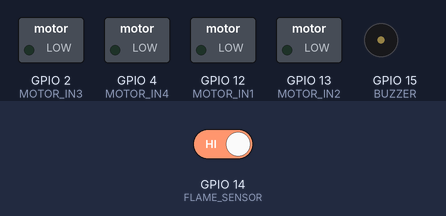
The sketch below on a simulated ESP32. On the bench: switched loads named in the sketch (green lamp = pin HIGH), buzzer (waves = sounding, pin HIGH). The test bench sets the inputs (shaded band); at power-on: GPIO 14 (FLAME_SENSOR) HIGH. Nothing arrives over Bluetooth unless stated; the modem accepts every AT command (registered, SIM ready, sends succeed) and sends nothing else; what the sketch prints to the serial monitor is not drawn.

Above: at 1.2 s.
1.3 s: GPIO 14 (FLAME_SENSOR) driven LOW
At 2.4 s:
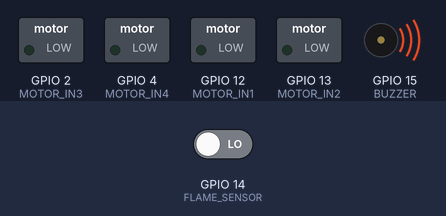
Timing chart, 0 to 4.3 s (numbered marks = the images above; inputs shaded):
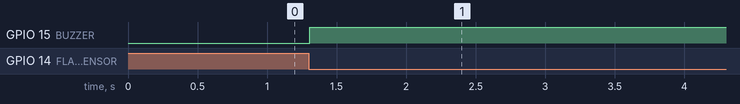

The sketch:

FlameWatchRover.ino
```cpp
// Flame Watch Smart Mobile Rover
// Main Arduino Sketch
// NOTE: This file contains the code provided by the user, reformatted for GitHub.
// Some portions of the original snippet were incomplete/truncated and may require
// compilation fixes before deployment.

#include "esp_camera.h"
#include <WiFi.h>
#include "esp_http_server.h"
#include <BluetoothSerial.h>
#include <HardwareSerial.h>

// WiFi Credentials
const char* ssid = "YOUR_WIFI_NAME";
const char* password = "YOUR_WIFI_PASSWORD";

// Pin Definitions
#define FLAME_SENSOR 14
#define BUZZER 15
#define MOTOR_IN1 12
#define MOTOR_IN2 13
#define MOTOR_IN3 2
#define MOTOR_IN4 4

BluetoothSerial SerialBT;
HardwareSerial gsm(1);

// Camera Pin Configuration (AI Thinker ESP32-CAM)
#define PWDN_GPIO_NUM 32
#define RESET_GPIO_NUM -1
#define XCLK_GPIO_NUM 0
#define SIOD_GPIO_NUM 26
#define SIOC_GPIO_NUM 27
#define Y9_GPIO_NUM 35
#define Y8_GPIO_NUM 34
#define Y7_GPIO_NUM 39
#define Y6_GPIO_NUM 36
#define Y5_GPIO_NUM 21
#define Y4_GPIO_NUM 19
#define Y3_GPIO_NUM 18
#define Y2_GPIO_NUM 5
#define VSYNC_GPIO_NUM 25
#define HREF_GPIO_NUM 23
#define PCLK_GPIO_NUM 22

void sendSMS() {
  gsm.println("AT+CMGF=1");
  delay(1000);
  gsm.println("AT+CMGS=\"+916380967033\"");
  delay(1000);
  gsm.println("ALERT! Fire Detected by Flame Watch Rover!");
  delay(100);
  gsm.write(26);
}

void moveForward(){ digitalWrite(MOTOR_IN1,HIGH); digitalWrite(MOTOR_IN2,LOW); digitalWrite(MOTOR_IN3,HIGH); digitalWrite(MOTOR_IN4,LOW);}
void moveBackward(){ digitalWrite(MOTOR_IN1,LOW); digitalWrite(MOTOR_IN2,HIGH); digitalWrite(MOTOR_IN3,LOW); digitalWrite(MOTOR_IN4,HIGH);}
void turnLeft(){ digitalWrite(MOTOR_IN1,LOW); digitalWrite(MOTOR_IN2,HIGH); digitalWrite(MOTOR_IN3,HIGH); digitalWrite(MOTOR_IN4,LOW);}
void turnRight(){ digitalWrite(MOTOR_IN1,HIGH); digitalWrite(MOTOR_IN2,LOW); digitalWrite(MOTOR_IN3,LOW); digitalWrite(MOTOR_IN4,HIGH);}
void stopRover(){ digitalWrite(MOTOR_IN1,LOW); digitalWrite(MOTOR_IN2,LOW); digitalWrite(MOTOR_IN3,LOW); digitalWrite(MOTOR_IN4,LOW);}

void checkFire(){
  int flameValue=digitalRead(FLAME_SENSOR);
  if(flameValue==LOW){
    digitalWrite(BUZZER,HIGH);
    sendSMS();
    Serial.println("Fire Detected!");
    delay(5000);
  } else {
    digitalWrite(BUZZER,LOW);
  }
}

void setup(){
  Serial.begin(115200);
  pinMode(FLAME_SENSOR,INPUT);
  pinMode(BUZZER,OUTPUT);
  pinMode(MOTOR_IN1,OUTPUT);
  pinMode(MOTOR_IN2,OUTPUT);
  pinMode(MOTOR_IN3,OUTPUT);
  pinMode(MOTOR_IN4,OUTPUT);

  SerialBT.begin("FlameWatchRover");
  gsm.begin(9600,SERIAL_8N1,16,17);

  // Camera and WiFi initialization should be added here
}

void loop(){
  checkFire();

  if(SerialBT.available()){
    char command=SerialBT.read();
    if(command=='F') moveForward();
    if(command=='B') moveBackward();
    if(command=='L') turnLeft();
    if(command=='R') turnRight();
    if(command=='S') stopRover();
  }
  delay(10);
}
```

Measured:
- after the input at 1.3 s, GPIO 15 (BUZZER): LOW → HIGH at once
